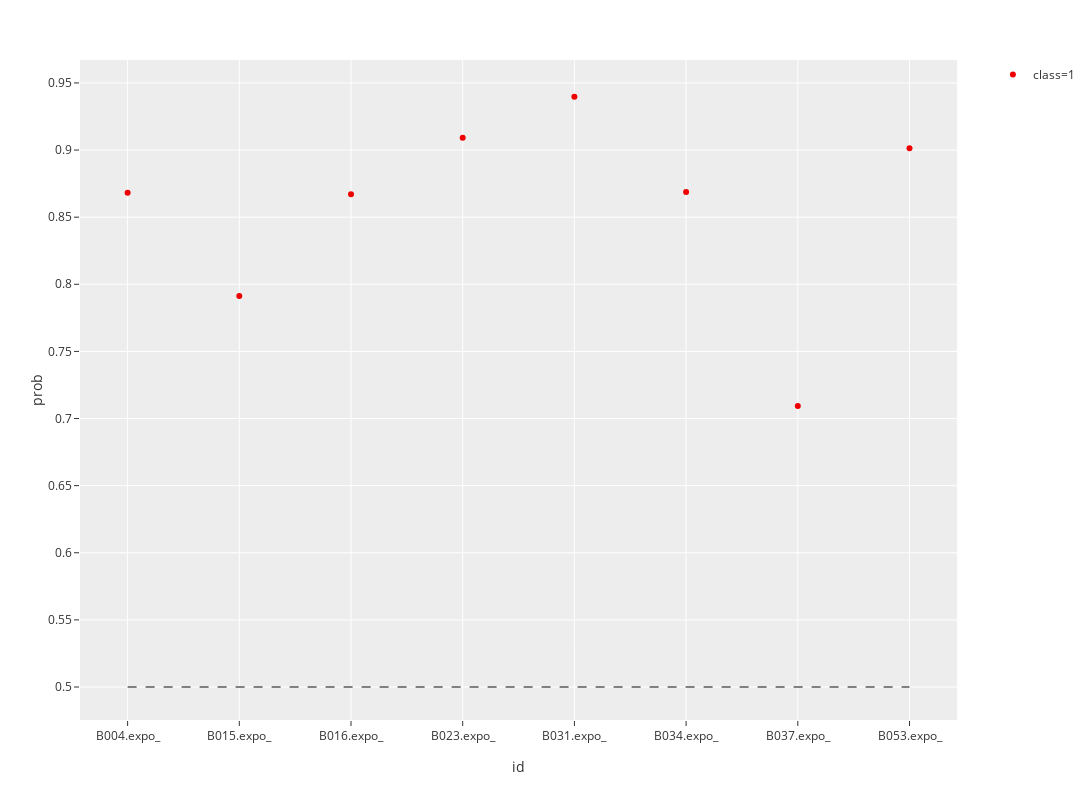

Here is the notebook cell this chart was saved with:
### Code cell
benign_new = pd.read_excel('C:/Users/pc/OneDrive/PLTTECH/Project/20191205_lung_cancer/rawdata/test_benign.xlsx')
benign_new.iloc[:, 1:-1] = benign_new.iloc[:, 1:-1].multiply(100)
benign_new.iloc[:, 1:-1] = pd.DataFrame(stdsc.transform(benign_new.iloc[:, 1:-1].values), columns=benign_new.columns[1:-1])
benign_new = benign_new.loc[:, selected_columns]
benign_new_df = lungCancerPrediction(benign_new, 'benign_new')

### Figure 1 — Plotly figure (JSON) as saved in the notebook; plotly's stock layout.template omitted (floating-point values rounded to 4 significant figures)
{"data": [{"hoverlabel": {"namelength": 0}, "hovertemplate": "class=1<br>id=%{x}<br>prob=%{y}", "legendgroup": "class=1", "marker": {"color": "#EE0000", "symbol": "circle"}, "mode": "markers", "name": "class=1", "showlegend": true, "type": "scatter", "x": ["B004.expo_", "B015.expo_", "B016.expo_", "B023.expo_", "B031.expo_", "B034.expo_", "B037.expo_", "B053.expo_"], "xaxis": "x", "y": [0.8681, 0.7913, 0.8672, 0.9092, 0.9397, 0.8687, 0.7094, 0.9013], "yaxis": "y"}, {"line": {"color": "grey", "dash": "dash"}, "mode": "lines", "showlegend": false, "type": "scatter", "x": ["B004.expo_", "B053.expo_"], "y": [0.5, 0.5]}], "layout": {"height": 800, "legend": {"tracegroupgap": 0}, "margin": {"t": 60}, "width": 1200, "xaxis": {"anchor": "y", "domain": [0, 0.98], "title": {"text": "id"}}, "yaxis": {"anchor": "x", "domain": [0, 1], "title": {"text": "prob"}}}}
